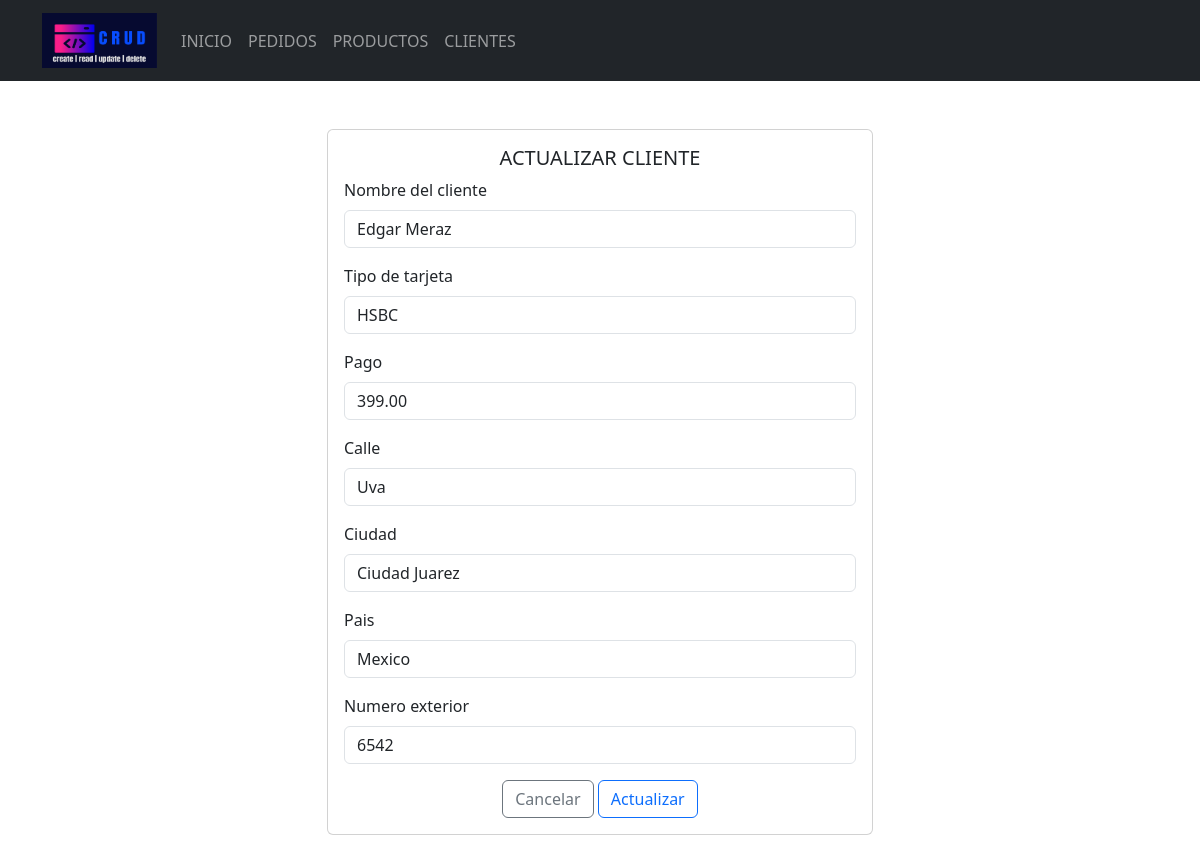
/Formularios/marcas/actualizar.php?Id=1, run on the app's committed database.
### tables this page shows
CREATE TABLE `cliente` (
  `id_cliente` int(10) NOT NULL,
  `nom_cliente` varchar(100) NOT NULL,
  `tipo_tarjeta` varchar(100) NOT NULL,
  `pago` decimal(10,2) NOT NULL,
  `calle` varchar(100) NOT NULL,
  `ciudad` varchar(200) NOT NULL,
  `pais` varchar(100) NOT NULL,
  `num_exterior` int(4) NOT NULL
);

### Formularios/marcas/actualizar.php (the view, shortened to what this page needs)
<!doctype html>
<html lang="es">
<head>
    <link rel="stylesheet" href="<?php echo base_url; ?>css/bootstrap.min.css">
<body>
    <header>
        <nav class="navbar navbar-expand-lg bg-dark" data-bs-theme="dark">
            <div class="container">
                <a class="navbar-brand" href="<?php echo base_url; ?>">
                    <img src="<?php echo base_url; ?>img/logo.png" alt="logo" height="55" width="115">
                </a>
                <div class="collapse navbar-collapse" id="mi-menu">
                    <ul class="navbar-nav">
                        <li class="nav-item">
                            <a class="nav-link" href="<?php echo base_url; ?>">INICIO</a>
                        </li>
                        <li class="nav-item">
                            <a class="nav-link" href="<?php echo base_url; ?>Formularios/productos/index.php">PEDIDOS</a>
                        </li>
                        <li class="nav-item">
                            <a class="nav-link" href="<?php echo base_url; ?>Formularios/categorias/index.php">PRODUCTOS</a>
                        </li>
                        <li class="nav-item">
                            <a class="nav-link" href="<?php echo base_url; ?>Formularios/marcas/index.php">CLIENTES</a>
                        </li>
                    </ul>
                </div>
            </div>
        </nav>
    </header>
    <div class="container mt-5 mb-5">
        <div class="row justify-content-center">
            <div class="col-md-6">
                <div class="card">
                    <div class="card-body">
                        <h5 class="card-title text-center">ACTUALIZAR CLIENTE</h5>
                        <form action="<?php echo base_url; ?>CRUDM/editarDatos.php" method="post">
                            <?php
                            include_once("../../config/conexion.php");
                            $sql = "SELECT * FROM cliente WHERE id_cliente =" . $_REQUEST['Id'];
                            $resultado = $conexion->query($sql);
                            $row = $resultado->fetch_assoc();
                            ?>
                            <div class="mb-3">
                                <label for="nom_cliente" class="form-label">Nombre del cliente</label>
                                <input type="text" class="form-control" id="nom_cliente" name="nom_cliente" placeholder="Nombre del cliente" value="<?php echo $row['nom_cliente'] ?>">
                            </div>
                            <div class="mb-3">
                                <label for="tipo_tarjeta" class="form-label">Tipo de tarjeta</label>
                                <input type="text" class="form-control" id="tipo_tarjeta" name="tipo_tarjeta" placeholder="Tipo de Tarjeta" value="<?php echo $row['tipo_tarjeta'] ?>">
                            </div>
                            <div class="mb-3">
                                <label for="pago" class="form-label">Pago</label>
                                <input type="text" class="form-control" id="pago" name="pago" placeholder="Pago" value="<?php echo $row['pago'] ?>">
                            </div>
                            <div class="mb-3">
                                <label for="calle" class="form-label">Calle</label>
                                <input type="text" class="form-control" id="calle" name="calle" placeholder="Nombre de la calle" value="<?php echo $row['calle'] ?>">
                            </div>
                            <div class="mb-3">
                                <label for="ciudad" class="form-label">Ciudad</label>
                                <input type="text" class="form-control" id="ciudad" name="ciudad" placeholder="Nombre de la ciudad" value="<?php echo $row['ciudad'] ?>">
                            </div>
                            <div class="mb-3">
                                <label for="pais" class="form-label">Pais</label>
                                <input type="text" class="form-control" id="pais" name="pais" placeholder="Pais" value="<?php echo $row['pais'] ?>">
                            </div>
                            <div class="mb-3">
                                <label for="num_exterior" class="form-label">Numero exterior</label>
                                <input type="text" class="form-control" id="num_exterior" name="num_exterior" placeholder="Numero de la casa exterior" value="<?php echo $row['num_exterior'] ?>">
                            </div>
                            <div class="text-center">
                                <a href="../productos/index.php" type="submit" class="btn btn-outline-secondary">Cancelar</a>
                                <button type="submit" class="btn btn-outline-primary">Actualizar</button>
                            </div>
                        </form>
                    </div>
                </div>
            </div>
        </div>
    </div>
</body>
</html>

### data on the page
cliente: nom_cliente "Edgar Meraz", tipo_tarjeta "HSBC", pago "399.00", calle "Uva", ciudad "Ciudad Juarez", pais "Mexico", num_exterior "6542"
